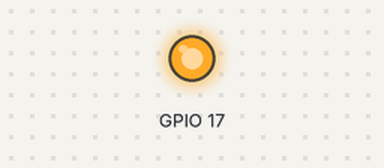
A program run on a simulated Raspberry Pi (BCM pin numbers). Parts: output pins drawn as LEDs (lit = HIGH). At 3.0 s the program stops and its outputs stay as they are.

Above: at 0.1 s.
At 3.1 s:
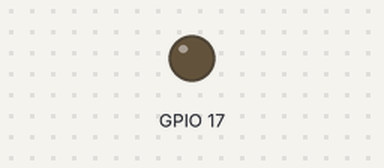
Timing chart, 0 to 4.5 s (numbered marks = the images above):
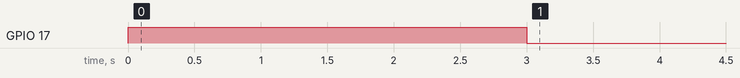

The program:

main.py
```python
# main.py

import RPi.GPIO as GPIO
import time as t

GPIO.setmode(GPIO.BCM)

def set_state(pin: int, state: bool):
    GPIO.setup(pin, GPIO.OUT)
    GPIO.output(pin, GPIO.HIGH if state == True else GPIO.LOW)

set_state(17, True)
t.sleep(3)

GPIO.cleanup()
```

Measured:
- by itself, GPIO 17: LOW → HIGH at 0.00 s, → LOW 3.0 s later
